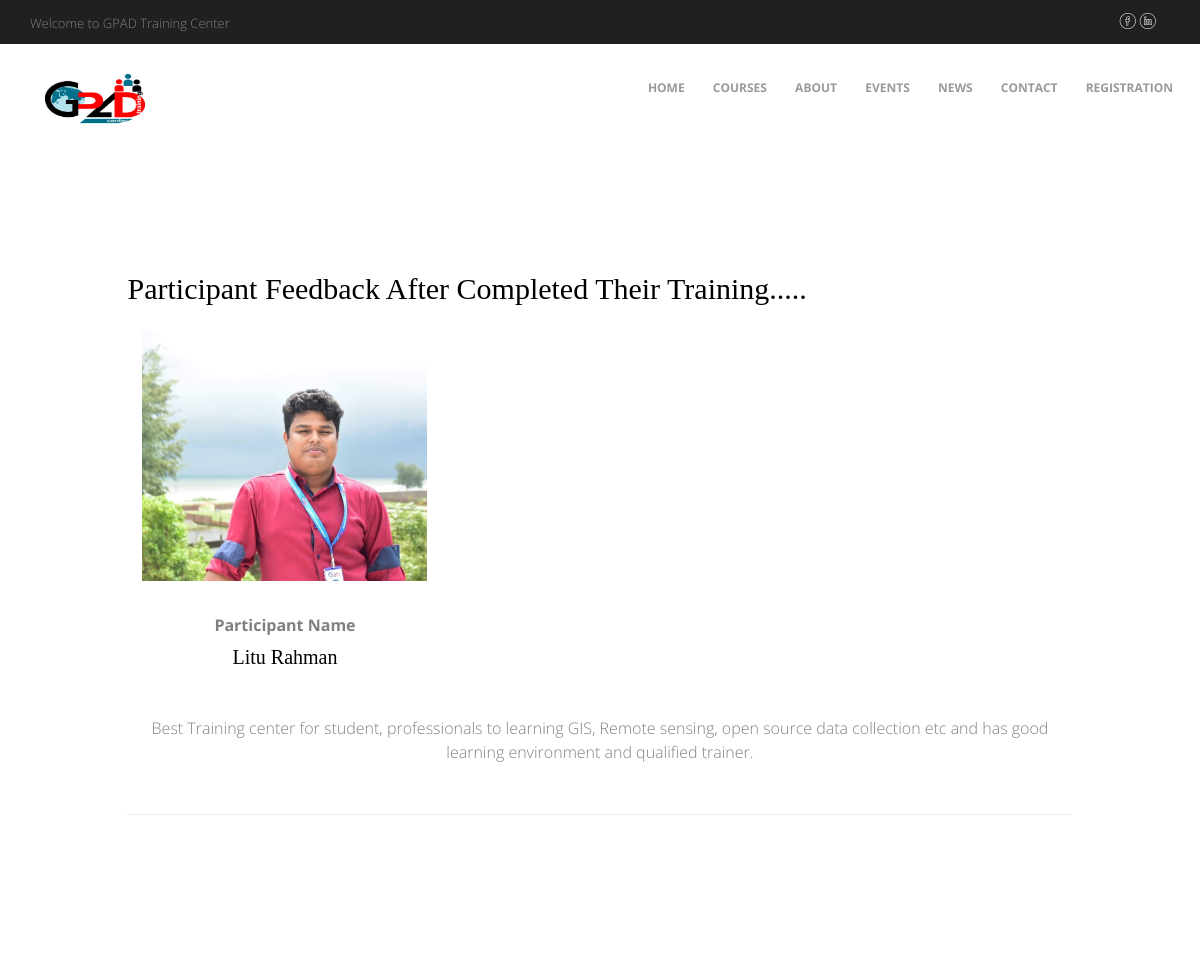
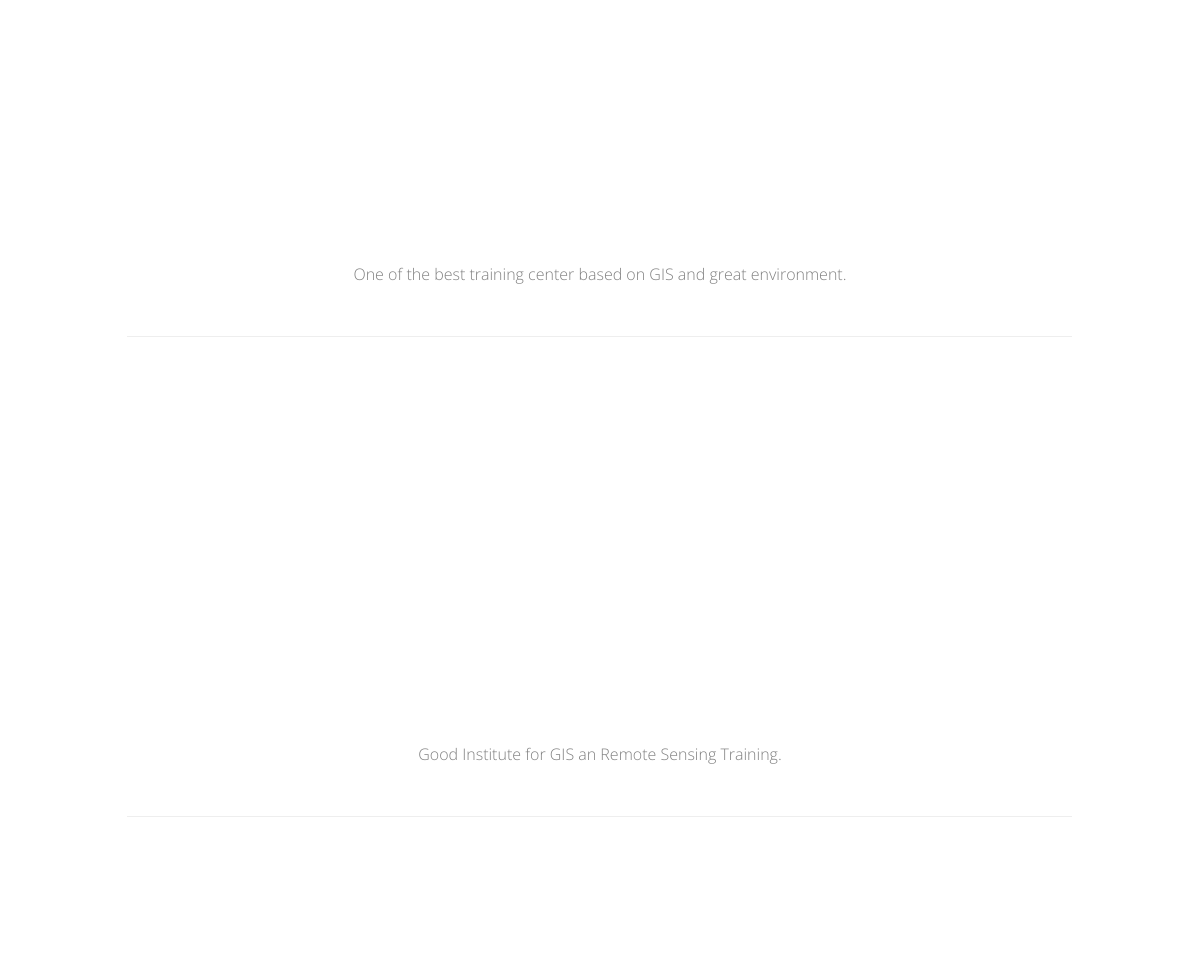
/participantsFeedback.php, run on the app's committed database (2 pictures, top to bottom).
### tables this page shows
CREATE TABLE `participants` (
  `id` int(255) NOT NULL,
  `ParticipantName` varchar(100) NOT NULL,
  `Feedback` varchar(2000) NOT NULL,
  `image` varchar(500) NOT NULL
);

### participantsFeedback.php (the view, shortened to what this page needs)
<?php
include('header.php');
?>
		<div id="colorlib-contact">
			<div class="container">
				<div class="row">
				<div class="col-md-10 col-md-offset-1 animate-box">
           <h2>Participant Feedback After Completed Their Training..... </h2>
 <form method="post" action="participantsFeedback.php" enctype="multipart/form-data">
<?php
  include('database.php');
  $sql = "SELECT * FROM `Participants`";
  $run = mysqli_query($con,$sql);
  if(mysqli_num_rows($run)<1)
  {
	echo 'No Records found';
  }
  else{
	  while($data=mysqli_fetch_assoc($run))
	  {
?>
					<div class="col-md-4 animate-box" align="center">
						<div class="classes">
							<div class="classes-img" style="background-image: url(admin/images/<?php echo $data['image']; ?>);">
							</div>
							<div class="desc">
							    <label for="ShortDescription">Participant Name</label>
								<h3><?php echo $data ['ParticipantName']; ?></h3>
							</div>
						</div>
					</div>
							<div class="row form-group" align="center">
							   <div class="col-md-12">
                                    <p><?php echo $data ['Feedback']; ?></p>
								</div>
							</div>
		  <hr>
				<?php
	  }
  }
?>
</form>
</div>
				</div>
			</div>
		</div>
<div class="row">
						<div class="col-md-2">
						</div>
						<div class="col-md-10 text-right menu-1">
						</div>
</div>
	</body>
</html>

### css/style.css (style rules this page uses)
body { font-family: "Open Sans", Arial, sans-serif; font-weight: 300; font-size: 16px; line-height: 1.5; color: gray; background: #fff; }
p { margin-bottom: 20px; }
h1, h2, h3, h4, h5, h6, figure { color: #000; font-family: "Playfair Display", Georgia, serif; font-weight: 400; margin: 0 0 20px 0; line-height: 1.5; }
.event-img, .trainer-img, .classes-img, .colorlib-video, .intro-img, .subs-img, .figure-img, .user-img, .blog-img, .colorlib-about-img, .services-img { background-size: cover; background-position: center center; background-repeat: no-repeat; position: relative; }
.colorlib-event, .colorlib-trainers, .colorlib-classes, #colorlib-about, #colorlib-services, #colorlib-contact, #colorlib-testimony, .colorlib-blog, #colorlib-project, #colorlib-subscribe { padding: 7em 0; clear: both; }
.classes .classes-img { display: block; position: relative; height: 250px; }
.classes .desc { padding: 2em 1.5em 1.5em; }
.classes .desc h3 { font-size: 20px; font-weight: 500; }
.form-group { margin-bottom: 30px; }
.js .animate-box { opacity: 0; }

### data on the page
participants: image (picture), ParticipantName "Litu Rahman", Feedback "Best Training center for student, professionals to learning GIS, Remote sensing, open source data collection etc and has good learning environment and qualified trainer."
participants: Feedback "One of the best training center based on GIS and great environment."
participants: Feedback "Good Institute for GIS an Remote Sensing Training."
